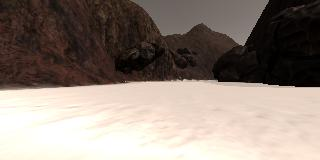
#> input picture Robot-python/robotics/test_dataset/IMG/robocam_2017_05_02_11_16_21_499.jpg, 320 x 160 px; its folder holds 4 pictures in this run
$ python subplot.py   (older library calls are emulated)
#> lines starting #> are read from the running program, lines starting #| are printed output that depends on the picture
import cv2 # OpenCV for perspective transform
import numpy as np
import matplotlib.image as mpimg
import matplotlib.pyplot as plt
import scipy.misc # For saving images as needed
import glob  # For reading in a list of images from a folder
import imageio

path = './IMG/*'
img_list = glob.glob(path)

print(img_list)
idx = np.random.randint(0, len(img_list)-1)
image = mpimg.imread(img_list[idx])
#> image is the input picture: shape (160, 320, 3); mean R, G, B 142.2, 129.8, 121

im1 = mpimg.imread('./IMG/example_grid1.jpg')
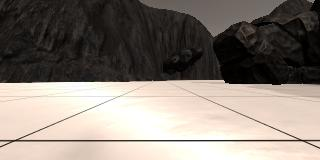
#> input picture Robot-python/robotics/calibration_images/example_grid1.jpg, 320 x 160 px, found by its file name
#> im1 is the input picture: shape (160, 320, 3); mean R, G, B 135.1, 126.3, 118.3
im2 = mpimg.imread('./IMG/example_grid2.jpg')
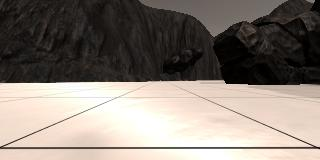
#> input picture Robot-python/robotics/calibration_images/example_grid2.jpg, 320 x 160 px, found by its file name
#> im2 is the input picture: shape (160, 320, 3); mean R, G, B 134.6, 125.6, 117.7
im3 = mpimg.imread('./IMG/example_rock1.jpg')
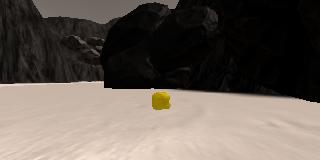
#> input picture Robot-python/robotics/calibration_images/example_rock1.jpg, 320 x 160 px, found by its file name
#> im3 is the input picture: shape (160, 320, 3); mean R, G, B 102.3, 93, 85.2
im4 = mpimg.imread('./IMG/example_rock2.jpg')
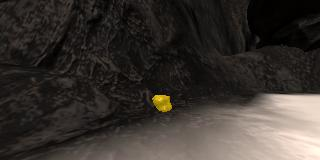
#> input picture Robot-python/robotics/calibration_images/example_rock2.jpg, 320 x 160 px, found by its file name
#> im4 is the input picture: shape (160, 320, 3); mean R, G, B 57.6, 52, 47.3
#> (the run stopped early here; a loop or call above may not have finished)
